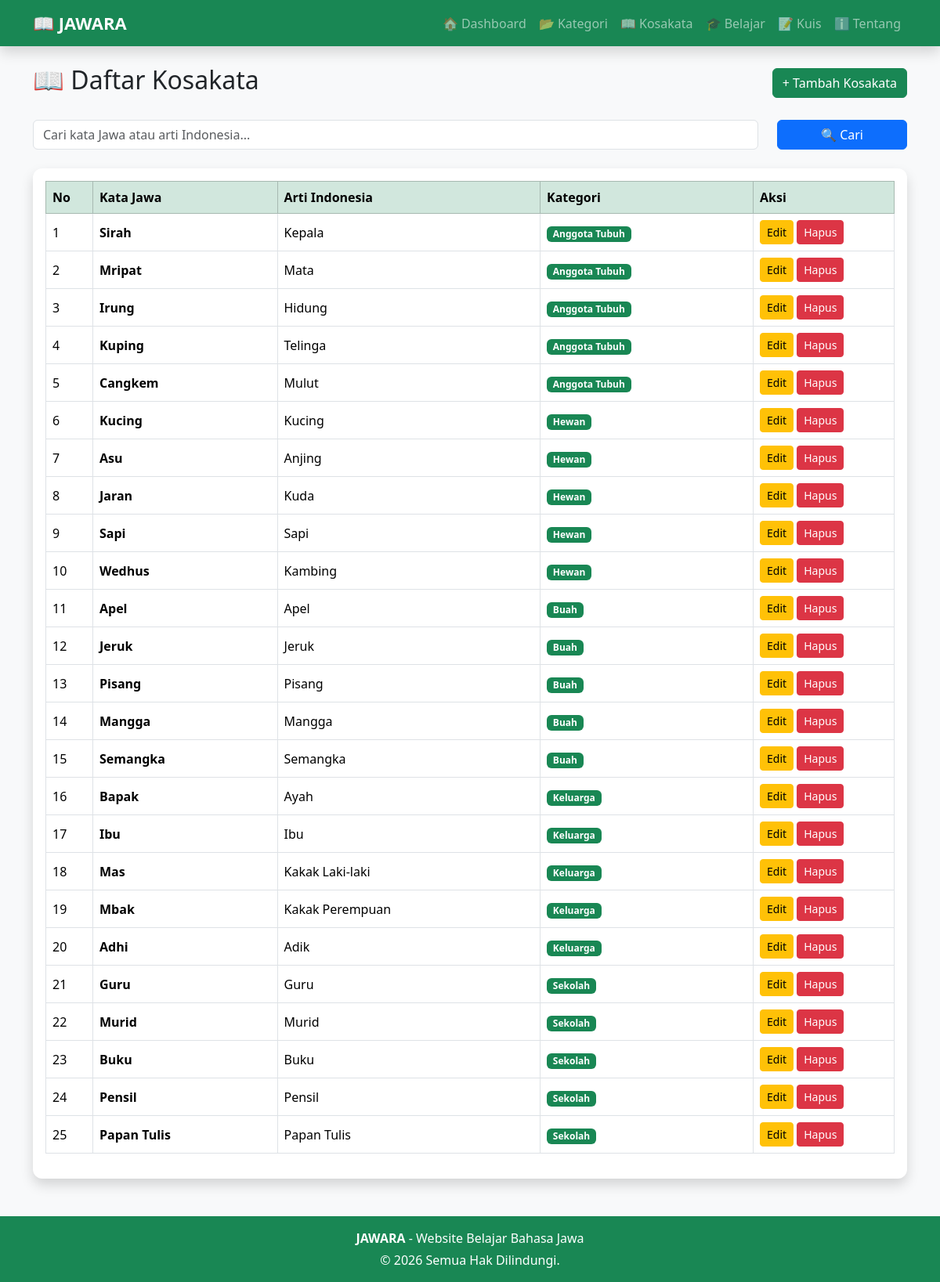
Page /index.php?page=kosakata on the committed database.
### tables this page shows
CREATE TABLE kosakata (
    id INTEGER PRIMARY KEY AUTOINCREMENT,
    kata_jawa TEXT NOT NULL,
    arti_indonesia TEXT NOT NULL,
    kategori_id INTEGER NOT NULL,
    FOREIGN KEY(kategori_id) REFERENCES kategori(id)
);

CREATE TABLE kategori (
    id INTEGER PRIMARY KEY AUTOINCREMENT,
    nama_kategori TEXT NOT NULL
);

### app/controllers/KosakataController.php (called while the page is built, shortened)
<?php
require_once __DIR__ . "/Controller.php";
require_once __DIR__ . "/../models/KosakataModel.php";
class KosakataController extends Controller
{
    private $kosakataModel;
    public function __construct()
    {
        $this->kosakataModel = new KosakataModel();
    }
    public function index()
    {
        if (isset($_GET['keyword']) && trim($_GET['keyword']) != "") {
            $kosakata = $this->kosakataModel->search(trim($_GET['keyword']));
        } else {
            $kosakata = $this->kosakataModel->getAll();
        }
        $data = [
            "title" => "Daftar Kosakata",
            "kosakata" => $kosakata
        ];
        $this->view("kosakata/index", $data);
    }
}

### app/models/Model.php (called while the page is built, shortened)
<?php
class Model
{
    public function __construct()
    {
        $database = __DIR__ . "/../../database/jawara.db";
        try {
            $this->db = new PDO("sqlite:" . $database);
        } catch (PDOException $e) {
            die("Koneksi database gagal: " . $e->getMessage());
        }
    }
}

### app/models/KosakataModel.php (called while the page is built, shortened)
<?php
require_once __DIR__ . "/Model.php";
class KosakataModel extends Model
{
    public function getAll()
    {
        $query = $this->db->query("
            SELECT
                kosakata.*,
                kategori.nama_kategori
            FROM kosakata
            JOIN kategori
            ON kosakata.kategori_id = kategori.id
            ORDER BY kosakata.id ASC
        ");
        return $query->fetchAll(PDO::FETCH_ASSOC);
    }
}

### app/views/kosakata/index.php (the view, shortened to what this page needs)
<?php require_once __DIR__ . "/../layout/header.php"; ?>
<div class="d-flex justify-content-between align-items-center mb-4">
    <h2>📖 Daftar Kosakata</h2>
    <a href="index.php?page=tambahKosakata" class="btn btn-success">
        + Tambah Kosakata
    </a>
</div>
<form method="GET" action="index.php" class="mb-4">
    <div class="row">
        <div class="col-md-10">
            <input
                type="text"
                name="keyword"
                class="form-control"
                placeholder="Cari kata Jawa atau arti Indonesia..."
                value="<?= isset($_GET['keyword']) ? htmlspecialchars($_GET['keyword']) : '' ?>">
        </div>
        <div class="col-md-2 d-grid">
            <button class="btn btn-primary">
                🔍 Cari
            </button>
        </div>
    </div>
</form>
<div class="card shadow">
<div class="card-body">
<div class="table-responsive">
<table class="table table-bordered table-hover align-middle">
    <thead class="table-success">
        <tr>
            <th width="60">No</th>
            <th>Kata Jawa</th>
            <th>Arti Indonesia</th>
            <th>Kategori</th>
            <th width="180">Aksi</th>
        </tr>
    </thead>
    <tbody>
    <?php if(count($data['kosakata']) > 0): ?>
        <?php $no = 1; ?>
        <?php foreach($data['kosakata'] as $row): ?>
        <tr>
            <td><?= $no++; ?></td>
            <td>
                <strong>
                    <?= htmlspecialchars($row['kata_jawa']); ?>
                </strong>
            </td>
            <td>
                <?= htmlspecialchars($row['arti_indonesia']); ?>
            </td>
            <td>
                <span class="badge bg-success">
                    <?= htmlspecialchars($row['nama_kategori']); ?>
                </span>
            </td>
            <td>
                <a href="index.php?page=editKosakata&id=<?= $row['id']; ?>"
                   class="btn btn-warning btn-sm">
                    Edit
                </a>
                <a href="index.php?page=hapusKosakata&id=<?= $row['id']; ?>"
                   class="btn btn-danger btn-sm"
                   onclick="return confirm('Yakin ingin menghapus data ini?')">
                    Hapus
                </a>
            </td>
        </tr>
        <?php endforeach; ?>
    <?php endif; ?>
    </tbody>
</table>
</div>
</div>
</div>
<?php require_once __DIR__ . "/../layout/footer.php"; ?>

### public/index.php (shortened to what this page needs)
<?php
$page = $_GET['page'] ?? 'home';
switch ($page) {
    case "kosakata":
        require_once "../app/controllers/KosakataController.php";
        $controller = new KosakataController();
        $controller->index();
        break;
}

### app/controllers/Controller.php
<?php
class Controller
{
    public function view($view, $data = [])
    {
        extract($data);
        $file = __DIR__ . "/../views/" . $view . ".php";
        if (file_exists($file)) {
            require $file;
        } else {
            die("View tidak ditemukan: " . $file);
        }
    }
}

### app/views/layout/header.php (shortened to what this page needs)
<!DOCTYPE html>
<html lang="id">
<head>
<link href="https://cdn.jsdelivr.net/npm/bootstrap@5.3.3/dist/css/bootstrap.min.css" rel="stylesheet">
</head>
<body>
<nav class="navbar navbar-expand-lg navbar-dark bg-success shadow">
<div class="container">
<a class="navbar-brand" href="index.php?page=home">
📖 JAWARA
</a>
<div class="collapse navbar-collapse" id="navbarNav">
<ul class="navbar-nav ms-auto">
<li class="nav-item">
<a class="nav-link" href="index.php?page=home">
🏠 Dashboard
</a>
</li>
<li class="nav-item">
<a class="nav-link" href="index.php?page=kategori">
📂 Kategori
</a>
</li>
<li class="nav-item">
<a class="nav-link" href="index.php?page=kosakata">
📖 Kosakata
</a>
</li>
<li class="nav-item">
<a class="nav-link" href="index.php?page=belajar">
🎓 Belajar
</a>
</li>
<li class="nav-item">
<a class="nav-link" href="index.php?page=kuis">
📝 Kuis
</a>
</li>
<li class="nav-item">
<a class="nav-link" href="index.php?page=tentang">
ℹ️ Tentang
</a>
</li>
</ul>
</div>
</div>
</nav>
<div class="container mt-4">

### app/views/layout/footer.php (shortened to what this page needs)
</div>
<footer class="bg-success text-white mt-5">
<div class="container text-center p-3">
<p class="mb-1">
<strong>JAWARA</strong> - Website Belajar Bahasa Jawa
</p>
<p class="mb-0">
© <?= date('Y'); ?> Semua Hak Dilindungi.
</p>
</div>
</footer>
</body>
</html>

### app/views/layout/header.php (style rules this page uses)
body { background:#f8f9fa; }
.navbar-brand { font-weight:bold; font-size:22px; }
.card { border:none; border-radius:12px; }
footer { margin-top:60px; }
.table { background:white; }

### rows in the picture
kosakata: kata_jawa "Sirah", arti_indonesia "Kepala", kategori.nama_kategori "Anggota Tubuh"
kosakata: kata_jawa "Mripat", arti_indonesia "Mata", kategori.nama_kategori "Anggota Tubuh"
kosakata: kata_jawa "Irung", arti_indonesia "Hidung", kategori.nama_kategori "Anggota Tubuh"
kosakata: kata_jawa "Kuping", arti_indonesia "Telinga", kategori.nama_kategori "Anggota Tubuh"
kosakata: kata_jawa "Cangkem", arti_indonesia "Mulut", kategori.nama_kategori "Anggota Tubuh"
kosakata: kata_jawa "Kucing", arti_indonesia "Kucing", kategori.nama_kategori "Hewan"
kosakata: kata_jawa "Asu", arti_indonesia "Anjing", kategori.nama_kategori "Hewan"
kosakata: kata_jawa "Jaran", arti_indonesia "Kuda", kategori.nama_kategori "Hewan"
kosakata: kata_jawa "Sapi", arti_indonesia "Sapi", kategori.nama_kategori "Hewan"
kosakata: kata_jawa "Wedhus", arti_indonesia "Kambing", kategori.nama_kategori "Hewan"
kosakata: kata_jawa "Apel", arti_indonesia "Apel", kategori.nama_kategori "Buah"
kosakata: kata_jawa "Jeruk", arti_indonesia "Jeruk", kategori.nama_kategori "Buah"
kosakata: kata_jawa "Pisang", arti_indonesia "Pisang", kategori.nama_kategori "Buah"
kosakata: kata_jawa "Mangga", arti_indonesia "Mangga", kategori.nama_kategori "Buah"
kosakata: kata_jawa "Semangka", arti_indonesia "Semangka", kategori.nama_kategori "Buah"
kosakata: kata_jawa "Bapak", arti_indonesia "Ayah", kategori.nama_kategori "Keluarga"
kosakata: kata_jawa "Ibu", arti_indonesia "Ibu", kategori.nama_kategori "Keluarga"
kosakata: kata_jawa "Mas", arti_indonesia "Kakak Laki-laki", kategori.nama_kategori "Keluarga"
kosakata: kata_jawa "Mbak", arti_indonesia "Kakak Perempuan", kategori.nama_kategori "Keluarga"
kosakata: kata_jawa "Adhi", arti_indonesia "Adik", kategori.nama_kategori "Keluarga"
kosakata: kata_jawa "Guru", arti_indonesia "Guru", kategori.nama_kategori "Sekolah"
kosakata: kata_jawa "Murid", arti_indonesia "Murid", kategori.nama_kategori "Sekolah"
kosakata: kata_jawa "Buku", arti_indonesia "Buku", kategori.nama_kategori "Sekolah"
kosakata: kata_jawa "Pensil", arti_indonesia "Pensil", kategori.nama_kategori "Sekolah"
kosakata: kata_jawa "Papan Tulis", arti_indonesia "Papan Tulis", kategori.nama_kategori "Sekolah"
